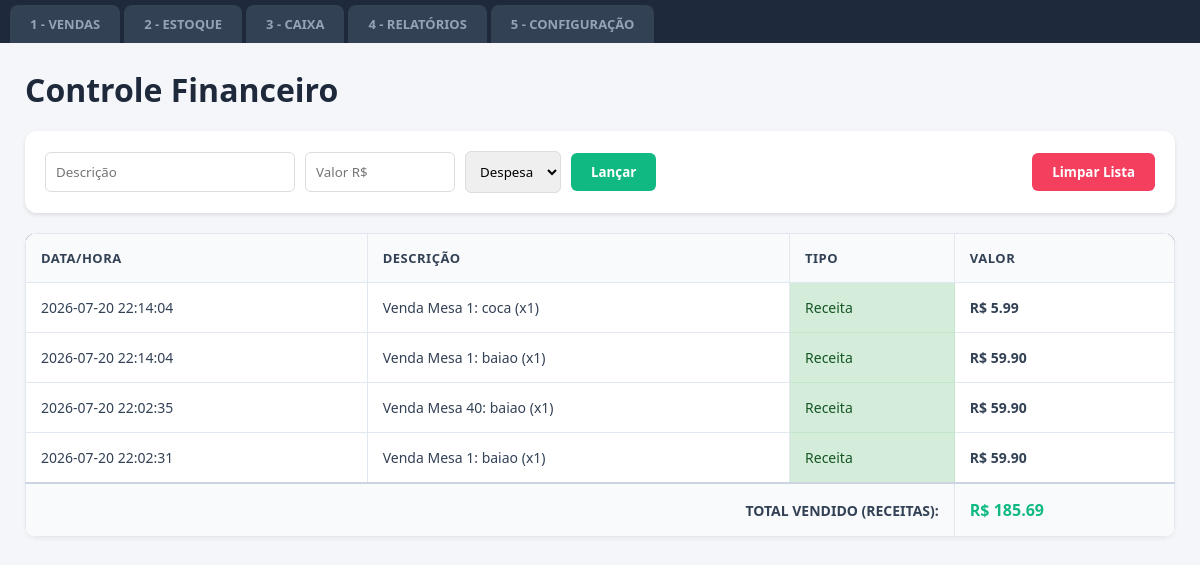
Page /financeiro on the earlier database version.
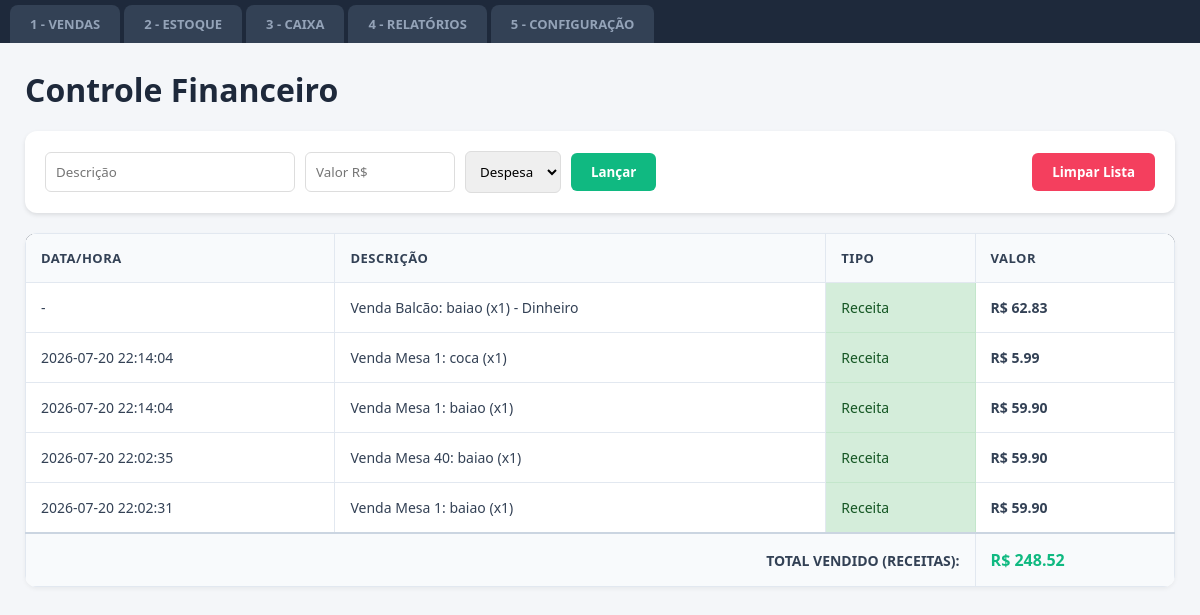
Same page on the later database version.
### tables this page shows
CREATE TABLE financeiro (
            id INTEGER PRIMARY KEY AUTOINCREMENT,
            descricao TEXT,
            valor REAL,
            tipo TEXT,
            data TEXT
        );

### app.py (the view)
@app.route("/financeiro")
def financeiro():
  conexao = sqlite3.connect("restaurante.db")
  cursor = conexao.cursor()
  cursor.execute("""
        CREATE TABLE IF NOT EXISTS financeiro (
            id INTEGER PRIMARY KEY AUTOINCREMENT,
            descricao TEXT,
            valor REAL,
            tipo TEXT,
            data TEXT
        )
    """)
  conexao.commit()
  cursor.execute("SELECT * FROM financeiro ORDER BY id DESC")
  movimentacoes = cursor.fetchall()
  cursor.execute("SELECT SUM(valor) FROM financeiro WHERE tipo = 'Receita'")
  resultado = cursor.fetchone()[0]
  total_vendido = resultado if resultado else 0.0
  conexao.close()
  return render_template(
      "financeiro.html", movimentacoes=movimentacoes, total_vendido=total_vendido
  )

### templates/financeiro.html (shortened to what this page needs)
<!DOCTYPE html>
<html lang="pt-br">
<head>
    <link rel="stylesheet" href="{{ url_for('static', filename='style.css') }}">
</head>
<body>
    <div class="abas-container">
        <a href="/vendas" style="text-decoration: none;"><button class="aba">1 - VENDAS</button></a>
        <a href="/estoque" style="text-decoration: none;"><button class="aba">2 - ESTOQUE</button></a>
        <a href="/caixa" style="text-decoration: none;"><button class="aba">3 - CAIXA</button></a>
        <a href="/relatorios" style="text-decoration: none;"><button class="aba">4 - RELATÓRIOS</button></a>
        <a href="/configuracao" style="text-decoration: none;"><button class="aba">5 - CONFIGURAÇÃO</button></a>
    </div>
<div class="container-principal">
    <h1 style="margin-bottom: 20px; color: #1e293b;">Controle Financeiro</h1>
    <div style="background: white; padding: 20px; border-radius: 12px; box-shadow: 0 2px 4px rgba(0,0,0,0.1); margin-bottom: 20px; display: flex; justify-content: space-between; align-items: center;">
        <form action="/adicionar_financa" method="POST" style="display: flex; gap: 10px; align-items: center; flex: 1;">
            <input type="text" name="descricao" placeholder="Descrição" style="padding: 10px; border: 1px solid #ddd; border-radius: 6px; width: 250px;" required>
            <input type="number" step="0.01" name="valor" placeholder="Valor R$" style="padding: 10px; border: 1px solid #ddd; border-radius: 6px; width: 150px;" required>
            <select name="tipo" style="padding: 10px; border: 1px solid #ddd; border-radius: 6px;">
                <option value="Despesa">Despesa</option>
            </select>
            <button type="submit" style="padding: 10px 20px; background-color: #10b981; color: white; border: none; border-radius: 6px; cursor: pointer; font-weight: bold;">Lançar</button>
        </form>
        <form action="/limpar_financas" method="POST" onsubmit="return confirm('Tem certeza que deseja apagar todo o histórico financeiro?');" style="margin-left: 15px;">
            <button type="submit" style="padding: 10px 20px; background-color: #f43f5e; color: white; border: none; border-radius: 6px; cursor: pointer; font-weight: bold;">Limpar Lista</button>
        </form>
    </div>
    <table style="width: 100%; border-collapse: collapse; background: white; border-radius: 12px; overflow: hidden; box-shadow: 0 2px 4px rgba(0,0,0,0.05);">
<thead style="background-color: #1e293b;">
    <tr>
        <th style="padding: 15px; text-align: left; color: #334155; font-weight: bold;">Data/hora</th>
        <th style="padding: 15px; text-align: left; color: #334155; font-weight: bold;">Descrição</th>
        <th style="padding: 15px; text-align: left; color: #334155; font-weight: bold;">Tipo</th>
        <th style="padding: 15px; text-align: left; color: #334155; font-weight: bold;">Valor</th>
    </tr>
</thead>
        <tbody>
            {% for mov in movimentacoes %}
            <tr style="border-bottom: 1px solid #eee;">
                <td style="padding: 15px;">{{ mov[4] if mov[4] else '-' }}</td>
                <td style="padding: 15px;">{{ mov[1] }}</td>
                <td style="padding: 15px;" class="{{ 'texto-vermelho' if mov[3] == 'Despesa' else 'texto-verde' }}">{{ mov[3] }}</td>
                <td style="padding: 15px; font-weight: bold;">R$ {{ "%.2f"|format(mov[2]) }}</td>
            </tr>
            {% endfor %}
        </tbody>
        <tfoot>
            <tr style="background-color: #f8fafc; font-weight: bold; border-top: 2px solid #cbd5e1;">
                <td colspan="3" style="padding: 15px; text-align: right;">TOTAL VENDIDO (RECEITAS):</td>
                <td style="padding: 15px; color: #10b981; font-size: 16px;">R$ {{ "%.2f"|format(total_vendido) }}</td>
            </tr>
        </tfoot>
    </table>
</div>
</body>
</html>

### static/style.css (style rules this page uses)
* { margin: 0; padding: 0; box-sizing: border-box; font-family: 'Segoe UI', Arial, sans-serif; }
body { background-color: #f4f6f9; color: #333; display: flex; flex-direction: column; height: 100vh; overflow: hidden; }
.abas-container { background-color: #1e293b; display: flex; padding: 5px 10px 0 10px; gap: 4px; align-items: flex-end; border-bottom: none; }
.aba { padding: 10px 20px; color: #94a3b8; background-color: #334155; font-size: 13px; font-weight: bold; border: none; border-top-left-radius: 8px; border-top-right-radius: 8px; border-bottom-left-radius: 0px; border-bottom-right-radius: 0px; cursor: pointer; transition: all 0.2s ease; text-decoration: none; display: inline-block; }
.container-principal { flex: 1; padding: 25px; overflow-y: auto; width: 100%; }
.texto-verde { color: #155724; background-color: #d4edda; border: 1px solid #c3e6cb; }
table { width: 100%; border-collapse: collapse; background-color: white; }
th, td { padding: 12px; border-bottom: 1px solid #ddd; text-align: left; }
th { background-color: #f4f4f4; font-weight: bold; }
.aba { padding: 10px 20px; color: #94a3b8; background-color: #334155; font-size: 13px; font-weight: bold; border: none; border-top-left-radius: 8px; border-top-right-radius: 8px; cursor: pointer; transition: all 0.2s ease; text-decoration: none; display: inline-block; }
table { width: 100%; border-collapse: collapse; background-color: white; border-radius: 8px; overflow: hidden; }
th { background-color: #1e293b; color: #ffffff; padding: 14px 16px; text-align: left; font-size: 13px; text-transform: uppercase; letter-spacing: 0.5px; }
td { padding: 14px 16px; border-bottom: 1px solid #e2e8f0; color: #334155; font-size: 14px; }

### templates/financeiro.html (style rules this page uses)
table { width: 100%; border-collapse: collapse; margin-top: 10px; background: white; }
th, td { padding: 12px; border: 1px solid #e2e8f0; text-align: left; }
th { background-color: #f8fafc; }

Differences in the rows shown:
added financeiro: mov "-", descricao "Venda Balcão: baiao (x1) - Dinheiro", tipo "Receita", valor "62.83"
Other differences:
{{ "%.2f"|format(total_vendido) }}: "185.69" → "248.52"
